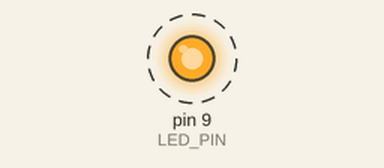
This sketch was run on a simulated Arduino Nano, built with avr-gcc and run on an emulated ATmega328P. Parts: output pins drawn as LEDs (lit = HIGH). Dashed ring = blinking. What the sketch prints to the serial monitor is not drawn.

Above: at 0.5 s.
Timing chart, 0 to 4.6 s (numbered marks = the images above):
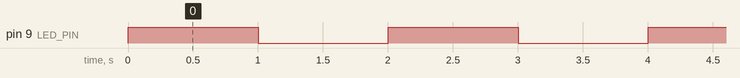

Measured:
- by itself, pin 9 (LED_PIN): alternates HIGH for 1.0 s and LOW for 1.0 s

The sketch:

simple_blink.ino
```cpp
/*
 * Simple LED Blinker - Arduino Nano Built-in LED
 *
 * Blinks the built-in LED on Arduino Nano (Pin 13).
 * No external components required - perfect for testing the board.
 */

const int LED_PIN = 9;  // Built-in LED on Pin 13

void setup() {
  pinMode(LED_PIN, OUTPUT);
  Serial.begin(9600);
  Serial.println("Simple LED Blinker - Arduino Nano Built-in LED");
}

void loop() {
  // Turn LED ON
  digitalWrite(LED_PIN, HIGH);
  Serial.println("LED: ON");
  delay(1000);  // Wait 1 second

  // Turn LED OFF
  digitalWrite(LED_PIN, LOW);
  Serial.println("LED: OFF");
  delay(1000);  // Wait 1 second
}
```
